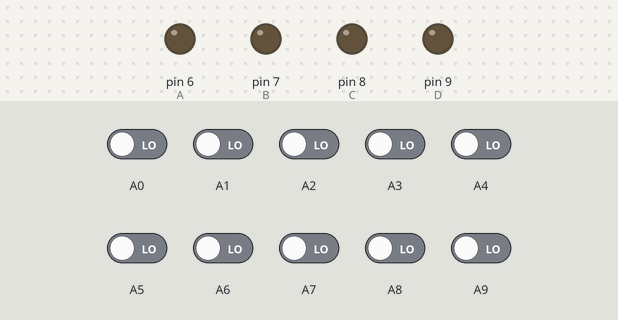
Bench run of a sketch on a simulated Arduino Mega 2560, built with avr-gcc and run on an emulated ATmega2560. On the bench: output pins drawn as LEDs (lit = HIGH). The inputs (shaded band) are chosen by the test bench; at power-on: A0–9 LOW. What the sketch prints to the serial monitor is not drawn.

Above: at 1.2 s.
1.3 s: A0 driven HIGH
At 1.9 s:
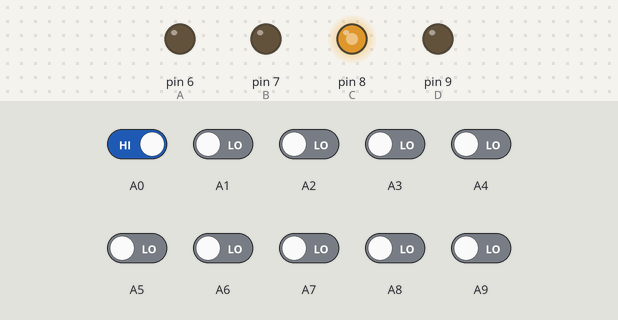
2.8 s: A2 driven HIGH
At 3.6 s:
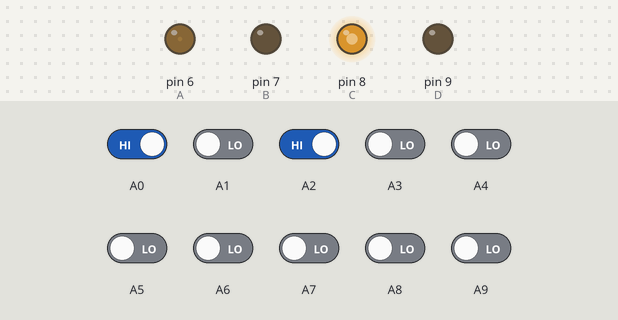
4.3 s: A1 driven HIGH
At 5.5 s:
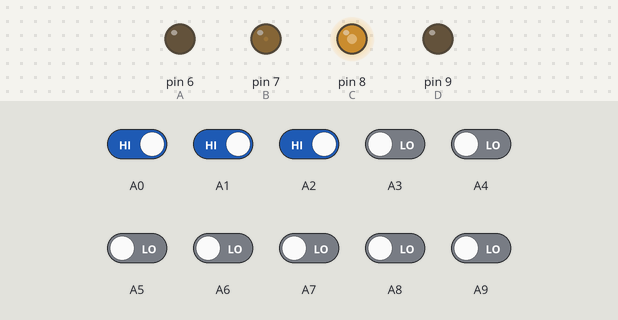
5.8 s: A3 driven HIGH
At 7.0 s:
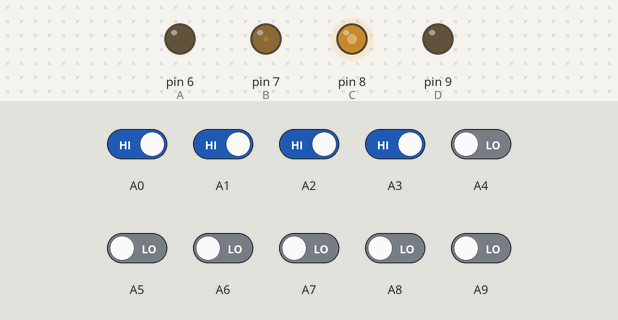
7.3 s: A9 driven HIGH
At 7.9 s:
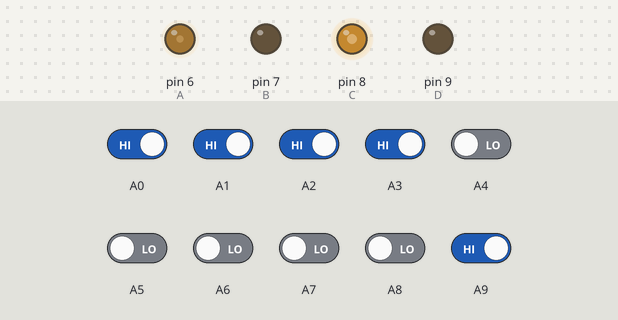
8.9 s: A4 driven HIGH
At 9.5 s:
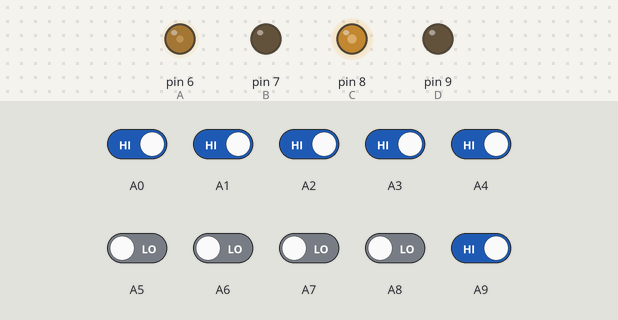
Timing chart, 0 to 11.5 s (numbered marks = the images above; inputs shaded):
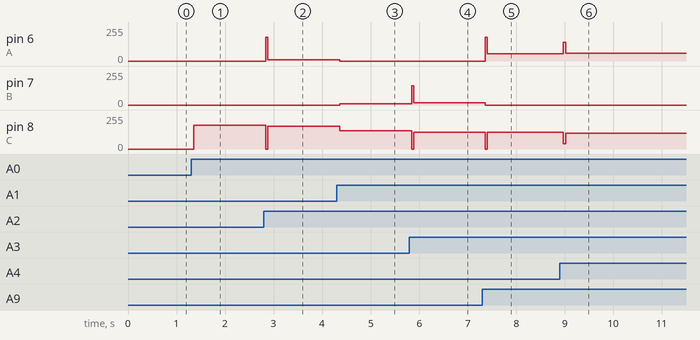

Measured:
- after the input at 1.3 s, pin 8 (C): 0/255 → 180/255 after 0.05 s
- after the input at 2.8 s, pin 6 (A): 0/255 → 10/255 at once; pin 8 (C): 180/255 → 170/255 at once
- after the input at 4.3 s, pin 6 (A): 10/255 → 0/255 after 0.06 s; pin 7 (B): 0/255 → 8/255 after 0.06 s; pin 8 (C): 170/255 → 136/255 after 0.06 s
- after the input at 5.8 s, pin 7 (B): 8/255 → 16/255 at once; pin 8 (C): 136/255 → 127/255 at once
- after the input at 7.3 s, pin 6 (A): 0/255 → 56/255 after 0.06 s; pin 7 (B): 16/255 → 0/255 after 0.06 s; pin 8 (C): 127/255 → 124/255 after 0.06 s
- after the input at 8.9 s, pin 6 (A): 56/255 → 60/255 after 0.07 s; pin 8 (C): 124/255 → 120/255 after 0.07 s

The sketch:

snowflake_cluster_no_cal_1.ino
```cpp
#include <QTRSensors.h>
#include <math.h>

#define Kp 23 // experiment to determine this, start by something small that just makes your bot follow the line at a slow speed
#define Kd 500 // experiment to determine this, slowly increase the speeds and adjust this value. ( Note: Kp < Kd)
#define rightMaxSpeed 180 // max speed of the robot
#define leftMaxSpeed 180 // max speed of the robot
#define rightBaseSpeed 90 // this is the speed at which the motors should spin when the robot is perfectly on the line
#define leftBaseSpeed 90 // this is the speed at which the motors should spin when the robot is perfectly on the line
#define NUM_SENSORS 10
#define EMITTER_PIN 23
#define SET_POINT 4.5

#define A 6
#define B 7

#define C 8
#define D 9

QTRSensors qtr;

unsigned int sensorValues[NUM_SENSORS];
unsigned int thresholdValues[NUM_SENSORS] = {706, 706, 504, 596, 444, 476, 382, 446, 706, 748};
float position;
uint16_t binaryValue;
uint8_t occurenceCount;
int flag;

uint16_t sensorConversion() {
    qtr.read(sensorValues);
    bool digitalValue;
    binaryValue = 0;
    occurenceCount = 0;
    uint8_t positionTemp = 0;

    for (uint8_t i = 0; i < NUM_SENSORS; i++) {
        if (sensorValues[i] > thresholdValues[i]) {
            digitalValue = 1;
            binaryValue |= digitalValue << (NUM_SENSORS - (1 + i));
            positionTemp += i;
            occurenceCount++;
        } else {
            digitalValue = 0;
            binaryValue |= digitalValue << (NUM_SENSORS - (1 + i));
        }
        Serial.print(digitalValue);
    }
    Serial.print("     position: ");
    position = (float) positionTemp / (float) occurenceCount;
    Serial.print(position);
    Serial.print("\t");
}

void setup() {
    qtr.setTypeRC();
    qtr.setSensorPins((const uint8_t[]){A0, A1, A2, A3, A4, A5, A6, A7, A8, A9}, NUM_SENSORS);
    qtr.setEmitterPin(EMITTER_PIN);

    pinMode(A, OUTPUT);
    pinMode(B, OUTPUT);
    pinMode(C, OUTPUT);
    pinMode(D, OUTPUT);
    Serial.begin(9600);
}

void motorPower(int lFront, int lBack, int rFront, int rBack) {
    analogWrite(A, lFront);
    analogWrite(B, lBack);
    analogWrite(C, rFront);
    analogWrite(D, rBack);

    Serial.print(lFront); Serial.print(" ");
    Serial.print(lBack); Serial.print(" ");
    Serial.print(rFront); Serial.print(" ");
    Serial.print(rBack); Serial.print(" ");
    Serial.println();
}

float lastError = 0;

void advancedMotorControl(int turn) {
    float error = SET_POINT - position;

    float motorSpeed = Kp * error + Kd * (error - lastError);

    lastError = error;

    int rightMotorSpeed = rightBaseSpeed + (int) motorSpeed;
    int leftMotorSpeed = leftBaseSpeed - (int) motorSpeed;

    if (rightMotorSpeed > rightMaxSpeed) rightMotorSpeed = rightMaxSpeed; // prevent the motor from going beyond max speed
    if (leftMotorSpeed > leftMaxSpeed) leftMotorSpeed = leftMaxSpeed; // prevent the motor from going beyond max speed
    if (rightMotorSpeed < 0) rightMotorSpeed = 0; // keep the motor speed positive
    if (leftMotorSpeed < 0) leftMotorSpeed = 0; // keep the motor speed positive

    if (turn == 1) {
        motorPower(leftMotorSpeed * 0.8, 0, 0, rightMotorSpeed * 0.8);
        flag = 1;
    }
    else if (turn == -1) {
        motorPower(0, leftMotorSpeed * 0.8, rightMotorSpeed * 0.8, 0);
        flag = -1;
    }
    else motorPower(leftMotorSpeed, 0, rightMotorSpeed, 0);
}

void loop() {
	sensorConversion();

    if (binaryValue == 0b0000000111 || binaryValue == 0b0000001111 || binaryValue == 0b0000011111 || binaryValue == 0b0000111111) {
    	advancedMotorControl(1);
    }

    if (binaryValue == 0b1110000000 || binaryValue == 0b1111000000 || binaryValue == 0b1111100000 || binaryValue == 0b1111110000) {
        advancedMotorControl(-1);
    }

    else if (binaryValue == 0b0000000000) {
        if (flag == 1) motorPower(200, 0, 0, 200);
        else if (flag == -1) motorPower(0, 200, 200, 0);
    }


    else advancedMotorControl(0);
    flag = 0;
}
```

__define_kp_300.cpp
```cpp
# define kp 300
# define kd 350
# define ki 0
# define motorL 10
# define motorR 9
# define motorL1 6
# define motorL2 8
# define motorR1 12
# define motorR2 11
int baseSpeed = 80;
int maxSpeed =100 ;
int sensorValue = 0;
int setPoint = 5;
int error = 0;
int cumError = 0;
int last_error = 0;
unsigned int currentValue = 0;
float correction = 0;
int motorResponse = 0;
unsigned int LMspeed = 0;
unsigned int RMspeed = 0;
int weightedValue = 0;
int prevWeightedValue = 0;
int compareValue[6] = {600, 600, 600, 600, 600, 600};


void forward() {
	analogWrite(motorL, baseSpeed);
	analogWrite(motorR, baseSpeed);
	digitalWrite(motorL1, HIGH);
	digitalWrite(motorL2, LOW);
	digitalWrite(motorR1, HIGH);
	digitalWrite(motorR2, LOW);
}

void backward() {
	analogWrite(motorL, baseSpeed);
	analogWrite(motorR, baseSpeed);
	digitalWrite(motorL1, LOW);
	digitalWrite(motorL2, HIGH);
	digitalWrite(motorR1, LOW);
	digitalWrite(motorR2, HIGH);
}

void right() {
	analogWrite(motorL, baseSpeed);
	analogWrite(motorR, baseSpeed);
	digitalWrite(motorL1, HIGH);
	digitalWrite(motorL2, LOW);
	digitalWrite(motorR1, LOW);
	digitalWrite(motorR2, LOW);
}

void left() {
	analogWrite(motorL, baseSpeed);
	analogWrite(motorR, baseSpeed);
	digitalWrite(motorL1, LOW);
	digitalWrite(motorL2, LOW);
	digitalWrite(motorR1, HIGH);
	digitalWrite(motorR2, LOW);
}

void halt() {
	analogWrite(motorL, baseSpeed);
	analogWrite(motorR, baseSpeed);
	digitalWrite(motorL1, LOW);
	digitalWrite(motorL2, LOW);
	digitalWrite(motorR1, LOW);
	digitalWrite(motorR2, LOW);
}

void right_sharp()
{
	analogWrite(motorL, maxSpeed);
	analogWrite(motorR, maxSpeed);
	digitalWrite(motorL1, HIGH);
	digitalWrite(motorL2, LOW);
	digitalWrite(motorR1, LOW);
	digitalWrite(motorR2, HIGH);
}

void left_sharp(){
	analogWrite(motorL, maxSpeed);
	analogWrite(motorR, maxSpeed);
	digitalWrite(motorL1, LOW);
	digitalWrite(motorL2, HIGH);
	digitalWrite(motorR1, HIGH);
	digitalWrite(motorR2, LOW);
}
void sensorConversion(void)
{
	unsigned int sensorNumber = 0;
	int digitalValue = 0;
	int weightCount = 0;
	sensorValue = 0;
	weightedValue = 0;
	for (sensorNumber = 0; sensorNumber < 6; sensorNumber++)
	{
		int temp = analogRead(sensorNumber);
		Serial.print(temp);
		Serial.print("\t");

		if (temp > compareValue[sensorNumber]) digitalValue = 0;
		else
		{
			digitalValue = 1;
			weightedValue += (sensorNumber * 2);
			weightCount++;
		}
		sensorValue |= (digitalValue << sensorNumber);
	}
	Serial.print(sensorValue, BIN);
	Serial.print("\t");

	weightedValue = weightedValue / weightCount;

	if (sensorValue == 0b000000)
	{
		weightedValue = prevWeightedValue;
	}
	prevWeightedValue = weightedValue;
//  Serial.print(weightedValue);
//  Serial.print("\t");
}
void PID(void) {
	error = weightedValue - setPoint;
	cumError += error;
	correction = kp * error + ki * cumError + kd * (error - last_error);
	last_error = error;
	motorResponse = (int) correction;

//  Serial.print(motorResponse);
	Serial.print("\n");


	if (motorResponse >= 0) {
//    LMspeed = baseSpeed + motorResponse;
//    if (LMspeed > maxSpeed) LMspeed = maxSpeed;
//    else if (LMspeed < 0) LMspeed = 0;
//    RMspeed = baseSpeed - motorResponse;
//    if (RMspeed > maxSpeed) RMspeed = maxSpeed;
//    else if (RMspeed < 0) RMspeed = 0;
		LMspeed = baseSpeed + motorResponse;
		if ((baseSpeed + motorResponse) > maxSpeed) LMspeed = maxSpeed;
		else if ((baseSpeed + motorResponse < 0)) LMspeed = 0;
		RMspeed = baseSpeed - motorResponse;
		if ((baseSpeed - motorResponse) > maxSpeed) RMspeed = maxSpeed;
		else if ((baseSpeed - motorResponse < 0)) RMspeed = 0;
	}
	else if (motorResponse < 0) {
		LMspeed = baseSpeed + motorResponse;
		if ((baseSpeed + motorResponse) > maxSpeed) LMspeed = maxSpeed;
		else if ((baseSpeed + motorResponse < 0)) LMspeed = 0;
		RMspeed = baseSpeed - motorResponse;
		if ((baseSpeed - motorResponse) > maxSpeed) RMspeed = maxSpeed;
		else if ((baseSpeed - motorResponse < 0)) RMspeed = 0;
	}
}
void setup() {
  // put your setup code here, to run once:
	Serial.begin(9600);
  //forward ();
	pinMode(motorL1,OUTPUT);
	pinMode(motorL2,OUTPUT);
	pinMode(motorR1,OUTPUT);
	pinMode(motorR2,OUTPUT);

	digitalWrite(motorL1,HIGH);
	digitalWrite(motorL2,LOW);
	digitalWrite(motorR1,HIGH);
	digitalWrite(motorR2,LOW);


}

void loop() {
//  right_sharp();
//  forward();
////  delay(5000);
////  halt();
////  delay(500);
////  backward();
////  delay(3000);
////  right();
////  delay(2000);
////  left();
////  delay(2000);

	sensorConversion();
	if(sensorValue==0b011111||sensorValue==0b001111||sensorValue==0b000111){
		right_sharp();
		while(sensorValue!=0b001100){
			sensorConversion();
		}
	}
	if(sensorValue==0b111110||sensorValue==0b111100||sensorValue==0b111000){
		left_sharp();
		while(sensorValue!=0b001100){
			sensorConversion();
		}
	}


	PID();
////  Serial.print(LMspeed);
////  Serial.print("\t");
////  Serial.print(RMspeed);
////  Serial.print("\t");
	analogWrite(motorL,LMspeed);
	analogWrite(motorR,RMspeed);
}
```
